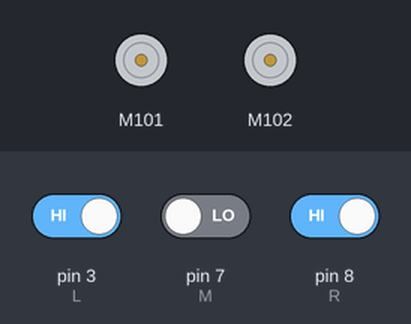
The sketch below on a simulated Arduino Uno, built with avr-gcc and run on an emulated ATmega328P. Shown: 2 × DC motor (green arrow = forward, orange = backward, longer = faster). The test bench sets the inputs (shaded band); at power-on: pin 3 (L) HIGH, pin 8 (R) HIGH, pin 7 (M) LOW. Random numbers use the default seed unless the sketch sets one; no radio packets arrive unless stated; what the sketch prints to the serial monitor is not drawn.

Above: at 1.2 s.
1.3 s: pin 3 (L) driven LOW
At 3.2 s:
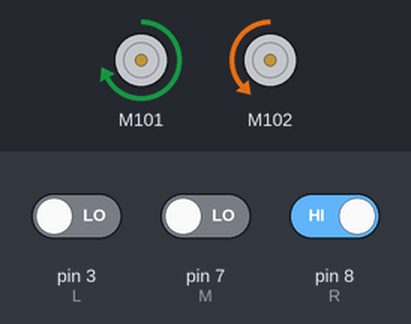
3.5 s: pin 8 (R) driven LOW
At 4.7 s:
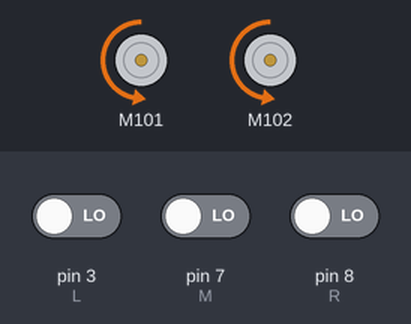
5.5 s: pin 7 (M) driven HIGH
At 7.2 s:
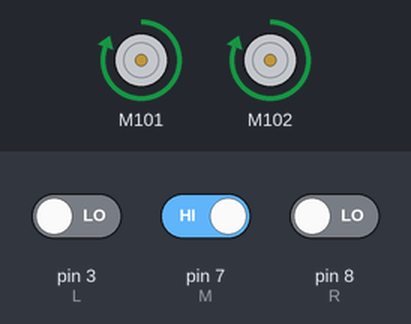
7.5 s: pin 3 (L) driven HIGH
At 8.9 s:
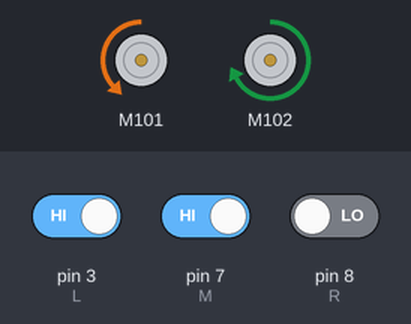
9.5 s: pin 7 (M) driven LOW
At 10.4 s:
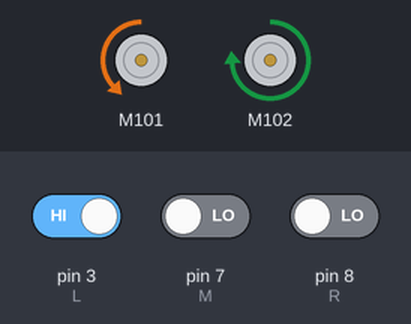
11.5 s: pin 7 (M) driven HIGH and pin 8 (R) driven HIGH
At 13.1 s:
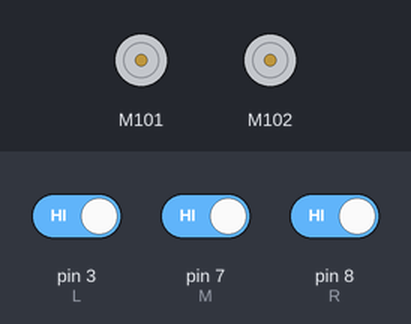
Timing chart, 0 to 14.5 s (numbered marks = the images above; inputs shaded):
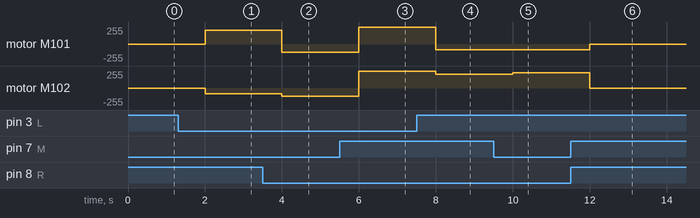

The sketch:

Codeli.ino
```cpp
//Bibliotheque pour piloter les moteurs I2C
#include "Grove_I2C_Motor_Driver.h"
#include <VirtualWire.h>
// adresse materiel par defaut de la commande
#define I2C_Adress 0x0f
/*-------définir les constantes------*/
int num;
/*-------définir les Entrees------*/
int R = 8;   // Right Sensor
int M = 7;  //Middle Sensor
int L = 3; //Left sensor
int RS;
int MS;
int LS;
int pin=12; //Definition du pin

void setup() {
  // put your setup code here, to run once:
 Serial.begin(9600); // initialisation du moniteur de serie a 9600 bauds
  vw_setup(2000);       //initialisation de la bibliothèque VirtualWire à 2000 bauds
   vw_set_tx_pin(pin);   // intialisation du pin de la bibliotheque VirtualWire
  Motor.begin(I2C_Adress);
  pinMode(RS, INPUT);
  pinMode(MS, INPUT);   //activation des ports
  pinMode(LS, INPUT);
  vw_set_tx_pin(pin);   // intialisation du pin de la bibliotheque VirtualWire

  Serial.println("Go !");  // affichage du message 'Go' pour le debut de la transmission
}

void loop() {
  // put your main code here, to run repeatedly:

transmitter();
movement();


  }

void transmitter(){
    /* ------le Code d'envoie des informations a l'aide de la bibliotheque VirtualWire fait trois choses
*le code attend que l'utilisateur finisse de saisir une chaine de caractères dans le moniteur série.

N.B. La chaine de caractères est lue en mode octets, il est donc nécessaire de fermer cette chaine de caractère par un caractère vide '\0' en fin de chaine.

*le code envoie la chaine de caractères,

*Pour finir, le code attend que la transmission se termine. [/ul]-----*/

//const char *message="Maiva est gentille";
byte message[27];
  byte taille_message = 27;
  // N.B. La constante VW_MAX_MESSAGE_LEN est fournie par la lib VirtualWire

 // Lit un message de maximum 76 caractères depuis le port série
  int len = Serial.readBytesUntil('\n', (char*) message, taille_message - 1);
  if(!len){
    return;// Pas de message
  }
  message[len]='\0';  // Ferme la chaine de caractères
  strcpy(message,"ACAR3:");    // affichage du message qui identifie notre groupe
    vw_send(message,len+1);   // On envoie le message
    vw_wait_tx();         // On attend la fin de l'envoi

  }
  void movement(){
    RS = digitalRead(R);
MS = digitalRead(M);
LS = digitalRead(L);

   if(LS == LOW && MS == HIGH && RS == LOW) {
    // Move Foward
      Motor.speed(MOTOR1, 100);
      Motor.speed(MOTOR2,100);

   }  else
   if(LS == HIGH && MS == HIGH && RS == HIGH) {
      //Stop the car
      Motor.stop(MOTOR1);
      Motor.stop(MOTOR2);
   }
 else
   if(LS == LOW && MS == HIGH && RS == HIGH) {
    //Rotation a Droite
      Motor.speed(MOTOR1, 80);
      Motor.speed(MOTOR2,-35);
   }  else
   if(LS == HIGH && MS == HIGH && RS == LOW) {
    // Rotation a Gauche
      Motor.speed(MOTOR1, -35);
      Motor.speed(MOTOR2,80);
   }  else
   if(LS == LOW && MS == LOW && RS == HIGH) {
    // Decaler a Droite
      Motor.speed(MOTOR1,80);
      Motor.speed(MOTOR2,-35);
   }else
   if(LS == HIGH && MS == LOW && RS == LOW) {
    // Decaler a Gauche
      Motor.speed(MOTOR1,-35);
      Motor.speed(MOTOR2,90);
   }else
   if(LS == LOW && MS == LOW && RS == LOW) {
  Motor.speed(MOTOR1, -50);
      Motor.speed(MOTOR2, -50);
} else
 if (LS == HIGH && RS == LOW  && MS == HIGH)
  {
      /*-----Random movement:Intersection-----*/
     // Serial.println("Intersection:Random movement");


  num=random(3);

  if (num == 0){
      Serial.println("Turn Left");
      Motor.speed(MOTOR1, -35);
      Motor.speed(MOTOR2,90);
  }
  else
  {
      Serial.println("Turn Right");
      Motor.speed(MOTOR1, 90);
      Motor.speed(MOTOR2,-35);
    }
  }
 }
```

Measured:
- after the input at 1.3 s, motor M101: stopped → forward 204/255 after 0.70 s; motor M102: stopped → backward 89/255 after 0.70 s
- after the input at 3.5 s, motor M101: forward 204/255 → backward 127/255 after 0.50 s; motor M102: backward 89/255 → backward 127/255 after 0.50 s
- after the input at 5.5 s, motor M101, motor M102: backward 127/255 → forward 255/255 after 0.50 s
- after the input at 7.5 s, motor M101: forward 255/255 → backward 89/255 after 0.50 s; motor M102: forward 255/255 → forward 204/255 after 0.50 s
- after the input at 9.5 s, motor M102: forward 204/255 → forward 229/255 after 0.50 s
- after the input at 11.5 s, motor M101: backward 89/255 → stopped after 0.50 s; motor M102: forward 229/255 → stopped after 0.50 s
